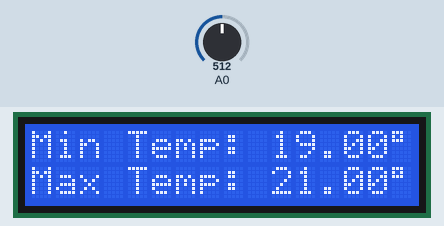
A sketch run on a simulated Arduino Uno, built with avr-gcc and run on an emulated ATmega328P. Shown: 16×2 character LCD. The test bench sets the inputs (shaded band); at power-on: A0 = 512.

Above: at 2.2 s.
2.3 s: A0 set to 490
At 2.75 s:
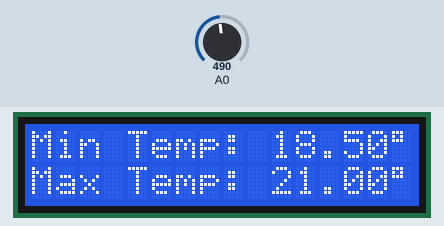
4.0 s: A0 set to 340
At 4.27 s:
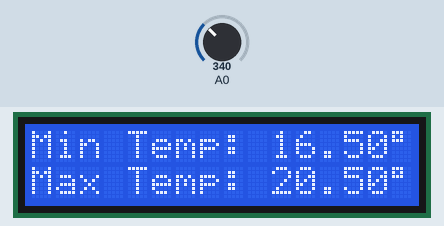
5.6 s: A0 set to 0
At 7.1 s:
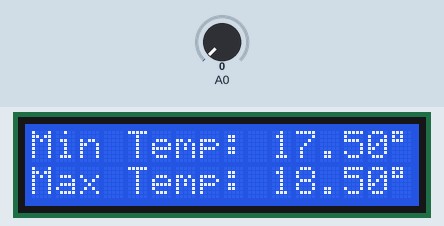
Timing chart, 0 to 8.6 s (numbered marks = the images above; inputs shaded):
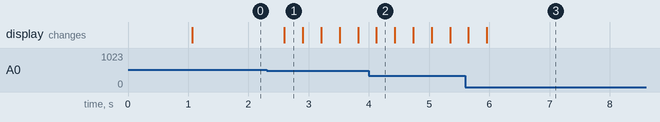

The sketch:

Termostat.ino
```cpp
#include <Arduino.h>
#include "DHT_Async.h"
#include <LiquidCrystal.h>
#include <IRremote.h>

/* Uncomment according to your sensortype. */
//#define DHT_SENSOR_TYPE DHT_TYPE_11
//#define DHT_SENSOR_TYPE DHT_TYPE_21
#define DHT_SENSOR_TYPE DHT_TYPE_22
#define LCD_BACKLIGHT 10

static const int DHT_SENSOR_PIN = A1;
DHT_Async dht_sensor(DHT_SENSOR_PIN, DHT_SENSOR_TYPE);
LiquidCrystal lcd(8, 9, 4, 5, 6, 7); // LCD Keypad Shield standard pins
bool odd = true;

float termostatHighTemp = 21;
float termostatLowTemp = 19;

static const unsigned long intervalInMs = 5000;
unsigned long keypress_timeout = 0;

String output1 = "";
String output2 = "";

const int irSenderPin = 3;
IRsend irsend(irSenderPin);

const int NOTHING = 0;
const int UP      = 1;
const int DOWN    = 2;
const int LEFT    = 3;
const int RIGHT   = 4;
const int SELECT  = 5;

bool termostatOn = false;
String status = "OFF";

/*
 * Initialize the serial port.
 */
void setup() {
  Serial.begin(115200);
//   pinMode(LCD_BACKLIGHT, OUTPUT);
//   digitalWrite(LCD_BACKLIGHT, HIGH);  // TÆND
//   delay(2000);
//   digitalWrite(LCD_BACKLIGHT, LOW);   // SLUK

  lcd.begin(16, 2);
  lcd.setCursor(0, 0);
  lcd.print("** TERMOSTAT **");
//   for(int i=0;i<255;i++) {
//     analogWrite(LCD_BACKLIGHT, i);  // 50% lysstyrke (0-255)
//     delay(20);
//   }
  delay(1000);
  //lcd.clear();

}

/*
 * Poll for a measurement, keeping the state machine alive.  Returns
 * true if a measurement is available.
 */
static bool measure_environment(float *temperature, float *humidity) {
    static unsigned long next_measurement_timestamp = millis() + intervalInMs;

    /* Measure once every four seconds. */
    if (millis() > next_measurement_timestamp) {
        if (dht_sensor.measure(temperature, humidity)) {
            return (true);
        }
    }

    return (false);
}


/*
 * Main program loop.
 */
void loop() {
    float temperature;
    float humidity;

    int keypress = readKeypad();

    if (keypress != NOTHING) {
        keypress_timeout = millis() +  5000;

        switch (keypress){
            case LEFT:
              termostatLowTemp = termostatLowTemp - 0.5;
            break;
            case RIGHT:
              termostatLowTemp = termostatLowTemp + 0.5;
            break;
            case UP:
              termostatHighTemp = termostatHighTemp + 0.5;
            break;
            case DOWN:
              termostatHighTemp = termostatHighTemp - 0.5;
            break;
            case SELECT:
            break;
        }

        if (termostatHighTemp <= termostatLowTemp + 1){
          termostatLowTemp = termostatHighTemp - 1;
        }

        output1 = "Min Temp: " + String(termostatLowTemp) + (char)223 + "C";
        output2 = "Max Temp: " + String(termostatHighTemp) + (char)223 + "C";

        lcd.setCursor(0, 0);
        lcd.print(output1);
        lcd.setCursor(0, 1);
        lcd.print(output2);
        delay(300);
    }

    /* Measure temperature and humidity.  If the functions returns
       true, then a measurement is available. */
    if (keypress_timeout < millis() && measure_environment(&temperature, &humidity)) {
        String star = " ";
        if (odd) {
            star = "*";
        }
        odd = !odd;

        if (termostatOn) {
          if (temperature > termostatHighTemp) {
            termostatOn = false;
            status = "OFF";
          }
        } else {
          if (temperature < termostatLowTemp) {
              status = " ON";
              termostatOn = true;
          }
        }

        if (termostatOn) {
          irsend.sendNEC(0x20DF10EF, 32); // NEC-protokol,32-bit  => "Power"
        } else {
          irsend.sendNEC(0x20DF906F, 32); // NEC-protokol, 32-bit => "Mute"
        }

        output1 = "Temp: " + String(temperature) + (char)223 + "C  " + star;
        output2 = "Hum : " + String(humidity) + "% " +  status;

        Serial.println(output1);
        Serial.println(output2);

        lcd.setCursor(0, 0);
        lcd.print(output1);
        lcd.setCursor(0, 1);
        lcd.print(output2);
    }
}

// Læs knapper fra LCD Keypad Shield
static int readKeypad() {
  int adc_key_in = analogRead(A0);
  if (adc_key_in == 0) return RIGHT;
  if (adc_key_in < 150) return UP;
  if (adc_key_in < 350) return DOWN;
  if (adc_key_in < 500) return LEFT;
  if (adc_key_in < 750) return SELECT;
  return 0; // Ingen knap trykket
}

// Format string function
String format(const char *fmt, ...) {
  va_list args;
  va_start(args, fmt);
  int size = vsnprintf(nullptr, 0, fmt, args) + 1;
  va_end(args);

  char *buffer = new char[size];
  va_start(args, fmt);
  vsnprintf(buffer, size, fmt, args);
  va_end(args);

  String result(buffer);
  delete[] buffer;
  return result;
}
```

Measured:
- after the input at 2.3 s, the display: changes after 0.30 s (image 1)
